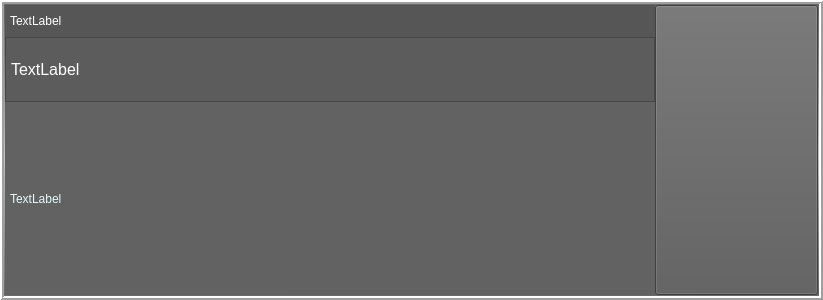
<?xml version="1.0" encoding="UTF-8"?>
<ui version="4.0">
 <class>Frame</class>
 <widget class="QFrame" name="Frame">
  <property name="geometry">
   <rect>
    <x>0</x>
    <y>0</y>
    <width>823</width>
    <height>300</height>
   </rect>
  </property>
  <property name="windowTitle">
   <string>Frame</string>
  </property>
  <property name="styleSheet">
   <string notr="true">background-color: qlineargradient(spread:reflect, x1:0.48, y1:0, x2:0.486, y2:0.517045, stop:0.0621469 rgba(103, 103, 103, 255), stop:1 rgba(193, 193, 193, 255));</string>
  </property>
  <property name="frameShape">
   <enum>QFrame::Box</enum>
  </property>
  <property name="frameShadow">
   <enum>QFrame::Raised</enum>
  </property>
  <property name="lineWidth">
   <number>2</number>
  </property>
  <layout class="QHBoxLayout" name="horizontalLayout" stretch="4,1">
   <property name="spacing">
    <number>0</number>
   </property>
   <property name="margin">
    <number>1</number>
   </property>
   <item>
    <widget class="QFrame" name="frame">
     <property name="frameShape">
      <enum>QFrame::NoFrame</enum>
     </property>
     <property name="frameShadow">
      <enum>QFrame::Plain</enum>
     </property>
     <layout class="QVBoxLayout" name="verticalLayout_2" stretch="5,10,30">
      <property name="spacing">
       <number>0</number>
      </property>
      <property name="margin">
       <number>0</number>
      </property>
      <item>
       <widget class="QFrame" name="frame_3">
        <property name="styleSheet">
         <string notr="true">background-color: rgb(86, 86, 86)</string>
        </property>
        <property name="frameShape">
         <enum>QFrame::NoFrame</enum>
        </property>
        <property name="frameShadow">
         <enum>QFrame::Plain</enum>
        </property>
        <property name="lineWidth">
         <number>0</number>
        </property>
        <layout class="QVBoxLayout" name="verticalLayout_3">
         <property name="spacing">
          <number>5</number>
         </property>
         <property name="margin">
          <number>5</number>
         </property>
         <item>
          <widget class="QLabel" name="type">
           <property name="styleSheet">
            <string notr="true">color: rgb(255, 255, 255);</string>
           </property>
           <property name="text">
            <string>TextLabel</string>
           </property>
          </widget>
         </item>
        </layout>
       </widget>
      </item>
      <item>
       <widget class="QFrame" name="frame_4">
        <property name="styleSheet">
         <string notr="true">background-color: rgb(92, 92, 92);</string>
        </property>
        <property name="frameShape">
         <enum>QFrame::StyledPanel</enum>
        </property>
        <property name="frameShadow">
         <enum>QFrame::Raised</enum>
        </property>
        <layout class="QVBoxLayout" name="verticalLayout">
         <property name="spacing">
          <number>0</number>
         </property>
         <property name="margin">
          <number>5</number>
         </property>
         <item>
          <widget class="QLabel" name="label">
           <property name="font">
            <font>
             <pointsize>12</pointsize>
            </font>
           </property>
           <property name="styleSheet">
            <string notr="true">color: rgb(255, 255, 255);</string>
           </property>
           <property name="text">
            <string>TextLabel</string>
           </property>
          </widget>
         </item>
        </layout>
       </widget>
      </item>
      <item>
       <widget class="QFrame" name="frame_5">
        <property name="styleSheet">
         <string notr="true">color: rgb(224, 252, 255);
background-color: rgb(98, 98, 98);</string>
        </property>
        <property name="frameShape">
         <enum>QFrame::NoFrame</enum>
        </property>
        <property name="frameShadow">
         <enum>QFrame::Plain</enum>
        </property>
        <property name="lineWidth">
         <number>0</number>
        </property>
        <layout class="QVBoxLayout" name="verticalLayout_4">
         <property name="spacing">
          <number>5</number>
         </property>
         <property name="margin">
          <number>5</number>
         </property>
         <item>
          <widget class="QLabel" name="desc">
           <property name="text">
            <string>TextLabel</string>
           </property>
          </widget>
         </item>
        </layout>
       </widget>
      </item>
     </layout>
    </widget>
   </item>
   <item>
    <widget class="QFrame" name="frame_2">
     <property name="frameShape">
      <enum>QFrame::NoFrame</enum>
     </property>
     <property name="frameShadow">
      <enum>QFrame::Plain</enum>
     </property>
     <layout class="QGridLayout" name="gridLayout">
      <property name="margin">
       <number>0</number>
      </property>
      <property name="spacing">
       <number>0</number>
      </property>
      <item row="0" column="0">
       <widget class="QPushButton" name="addbtn">
        <property name="sizePolicy">
         <sizepolicy hsizetype="MinimumExpanding" vsizetype="MinimumExpanding">
          <horstretch>0</horstretch>
          <verstretch>0</verstretch>
         </sizepolicy>
        </property>
        <property name="autoFillBackground">
         <bool>false</bool>
        </property>
        <property name="styleSheet">
         <string notr="true">background-color: rgb(90, 90, 90);
</string>
        </property>
        <property name="text">
         <string/>
        </property>
        <property name="icon">
         <iconset>
          <normaloff>images/add73.png</normaloff>images/add73.png</iconset>
        </property>
        <property name="iconSize">
         <size>
          <width>50</width>
          <height>50</height>
         </size>
        </property>
        <property name="default">
         <bool>false</bool>
        </property>
        <property name="flat">
         <bool>false</bool>
        </property>
       </widget>
      </item>
     </layout>
    </widget>
   </item>
  </layout>
 </widget>
 <resources/>
 <connections/>
</ui>
